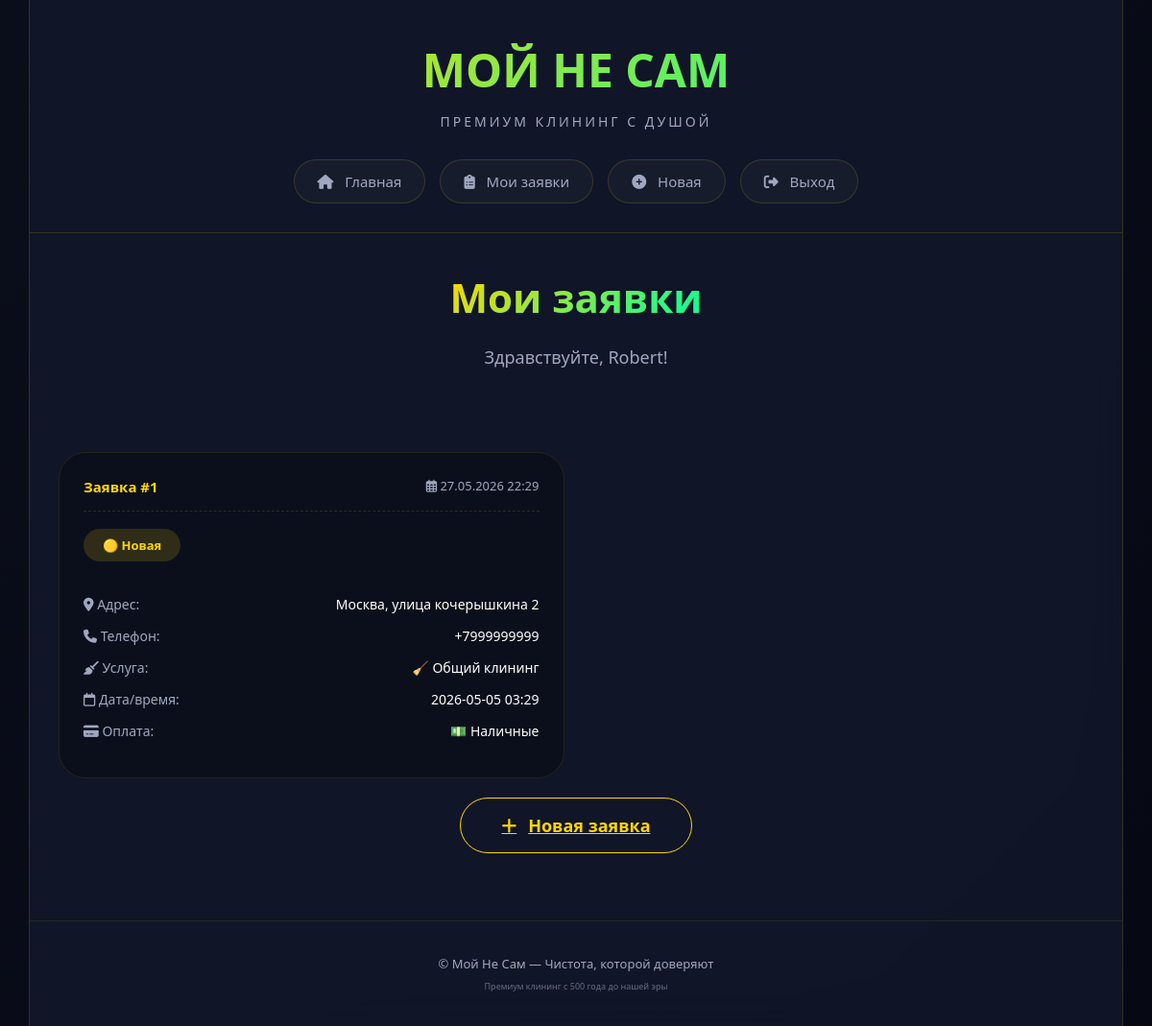
/dashboard (signed in), run on the app's committed database.
### database.py (models this page shows, shortened)
class User(db.Model):
    __tablename__ = 'users'
    id = db.Column(db.Integer, primary_key=True)
    fullname = db.Column(db.String(100), nullable=False)
    phone = db.Column(db.String(20), nullable=False)
    email = db.Column(db.String(100), nullable=False)
    login = db.Column(db.String(50), unique=True, nullable=False)
    password = db.Column(db.String(100), nullable=False)
    is_admin = db.Column(db.Boolean, default=False)
    created_at = db.Column(db.DateTime, default=datetime.utcnow)
    requests = db.relationship('Request', backref='user', lazy=True, cascade='all, delete-orphan')

class Request(db.Model):
    __tablename__ = 'requests'
    id = db.Column(db.Integer, primary_key=True)
    user_id = db.Column(db.Integer, db.ForeignKey('users.id'), nullable=False)
    address = db.Column(db.String(300), nullable=False)
    contact_phone = db.Column(db.String(20), nullable=False)
    service_type = db.Column(db.String(50), nullable=False)
    preferred_date = db.Column(db.String(50), nullable=False)
    preferred_time = db.Column(db.String(20), nullable=False)
    payment_type = db.Column(db.String(20), nullable=False)
    status = db.Column(db.String(30), default='новая заявка')
    cancel_reason = db.Column(db.String(300), default='')
    created_at = db.Column(db.DateTime, default=datetime.utcnow)

### app.py (the view)
@app.route('/dashboard')
@login_required
def dashboard():
    user = User.query.get(session['user_id'])
    user_requests = Request.query.filter_by(user_id=user.id).order_by(Request.created_at.desc()).all()
    return render_template('dashboard.html', user=user, requests=user_requests)

### app.py (called while the page is built)
def login_required(f):
    @wraps(f)
    def decorated_function(*args, **kwargs):
        if 'user_id' not in session:
            flash('🔐 Пожалуйста, войдите в систему', 'error')
            return redirect(url_for('login'))
        return f(*args, **kwargs)
    return decorated_function

### templates/dashboard.html (shortened to what this page needs)
{% extends "base.html" %}
{% block content %}
<div class="hero" style="padding: 20px 0;">
    <h2><span>Мои заявки</span></h2>
    <p>Здравствуйте, {{ user.fullname }}!</p>
</div>
{% if requests %}
    <div class="requests-list">
        {% for req in requests %}
        <div class="request-card">
            <div class="request-header">
                <span class="request-id">Заявка #{{ req.id }}</span>
                <span class="request-date"><i class="far fa-calendar-alt"></i> {{ req.created_at.strftime('%d.%m.%Y %H:%M') if req.created_at else '' }}</span>
            </div>
            <div class="status
                {% if req.status == 'новая заявка' %}status-nova
                {% elif req.status == 'в работе' %}status-v-rabote
                {% elif req.status == 'выполнено' %}status-vypolneno
                {% elif req.status == 'отменено' %}status-otmeneno
                {% endif %}">
                {% if req.status == 'новая заявка' %}🟡 Новая
                {% elif req.status == 'в работе' %}🔵 В работе
                {% elif req.status == 'выполнено' %}✅ Выполнено
                {% elif req.status == 'отменено' %}❌ Отменено
                {% endif %}
            </div>
            <div class="request-details">
                <div class="detail-row"><span class="detail-label"><i class="fas fa-map-marker-alt"></i> Адрес:</span><span class="detail-value">{{ req.address }}</span></div>
                <div class="detail-row"><span class="detail-label"><i class="fas fa-phone"></i> Телефон:</span><span class="detail-value">{{ req.contact_phone }}</span></div>
                <div class="detail-row"><span class="detail-label"><i class="fas fa-broom"></i> Услуга:</span><span class="detail-value">{{ req.service_type }}</span></div>
                <div class="detail-row"><span class="detail-label"><i class="far fa-calendar"></i> Дата/время:</span><span class="detail-value">{{ req.preferred_date }} {{ req.preferred_time }}</span></div>
                <div class="detail-row"><span class="detail-label"><i class="fas fa-credit-card"></i> Оплата:</span><span class="detail-value">{{ req.payment_type }}</span></div>
            </div>
        </div>
        {% endfor %}
    </div>
{% else %}
    <div class="empty-state">
        <i class="fas fa-clipboard-list"></i>
        <p>У вас пока нет заявок</p>
    </div>
{% endif %}
<div style="text-align: center; margin-top: 20px;">
    <a href="{{ url_for('create_request') }}" class="btn btn-secondary"><i class="fas fa-plus"></i> Новая заявка</a>
</div>
{% endblock %}

### templates/base.html (shortened to what this page needs)
<!DOCTYPE html>
<html lang="ru">
<head>
    <link rel="stylesheet" href="https://cdnjs.cloudflare.com/ajax/libs/font-awesome/6.4.0/css/all.min.css">
    <link rel="stylesheet" href="{{ url_for('static', filename='css/style.css') }}">
</head>
<body>
    <div class="container">
        <header>
            <h1> МОЙ НЕ САМ </h1>
            <p>ПРЕМИУМ КЛИНИНГ С ДУШОЙ</p>
            <nav>
                <a href="{{ url_for('index') }}"><i class="fas fa-home"></i> Главная</a>
                {% if session.user_id %}
                    <a href="{{ url_for('dashboard') }}"><i class="fas fa-clipboard-list"></i> Мои заявки</a>
                    <a href="{{ url_for('create_request') }}"><i class="fas fa-plus-circle"></i> Новая</a>
                    <a href="{{ url_for('logout') }}"><i class="fas fa-sign-out-alt"></i> Выход</a>
                {% else %}
                    <a href="{{ url_for('login') }}"><i class="fas fa-key"></i> Вход</a>
                    <a href="{{ url_for('register') }}"><i class="fas fa-user-plus"></i> Регистрация</a>
                {% endif %}
            </nav>
        </header>
        <main>
            {% block content %}{% endblock %}
        </main>
        <footer>
            <p>© Мой Не Сам — Чистота, которой доверяют</p>
            <p style="font-size: 9px; margin-top: 8px; opacity: 0.6;">Премиум клининг с 500 года до нашей эры</p>
        </footer>
    </div>
</body>
</html>

### static/css/style.css (style rules this page uses)
* { margin: 0; padding: 0; box-sizing: border-box; }
:root { --dark: #0a0e1a; --gold: #ffd700; --mint: #00ff9d; --text: #ffffff; --text-secondary: #a0a8c0; }
body { font-family: 'Segoe UI', system-ui, sans-serif; background: linear-gradient(135deg, #0a0e1a 0%, #060914 100%); min-height: 100vh; color: var(--text); }
.container { max-width: 1200px; width: 95%; margin: 0 auto; background: rgba(18, 24, 43, 0.85); backdrop-filter: blur(20px); min-height: 100vh; border-left: 1px solid rgba(255, 215, 0, 0.15); border-right: 1px solid rgba(255, 215, 0, 0.15); border-radius: 0; }
header { padding: 40px 30px 30px; text-align: center; border-bottom: 1px solid rgba(255, 215, 0, 0.15); }
header h1 { font-size: 48px; background: linear-gradient(135deg, var(--gold), var(--mint)); -webkit-background-clip: text; background-clip: text; color: transparent; margin-bottom: 12px; }
header p { font-size: 14px; letter-spacing: 3px; color: var(--text-secondary); }
nav { margin-top: 30px; display: flex; flex-wrap: wrap; justify-content: center; gap: 15px; }
nav a { color: var(--text-secondary); text-decoration: none; padding: 12px 24px; font-size: 15px; border-radius: 40px; background: rgba(255, 255, 255, 0.03); border: 1px solid rgba(255, 215, 0, 0.15); transition: 0.3s; }
nav a i { margin-right: 8px; }
.hero { text-align: center; padding: 60px 40px; margin-bottom: 20px; }
.hero h2 { font-size: 42px; margin-bottom: 20px; line-height: 1.3; }
.hero h2 span { background: linear-gradient(135deg, var(--gold), var(--mint)); -webkit-background-clip: text; background-clip: text; color: transparent; }
.hero p { font-size: 18px; color: var(--text-secondary); margin-bottom: 35px; line-height: 1.6; max-width: 700px; margin-left: auto; margin-right: auto; }
.btn, button[type="submit"] { display: inline-flex; align-items: center; justify-content: center; gap: 12px; padding: 16px 42px; font-size: 18px; font-weight: 600; border-radius: 50px; transition: 0.3s; cursor: pointer; border: none; }
.btn-secondary { background: transparent; border: 1.5px solid var(--gold); color: var(--gold); }
.requests-list { display: grid; grid-template-columns: repeat(auto-fill, minmax(350px, 1fr)); gap: 25px; margin-top: 30px; }
.request-card { background: rgba(10, 14, 26, 0.8); border-radius: 28px; padding: 25px; border: 1px solid rgba(255, 215, 0, 0.1); transition: 0.3s; height: 100%; }
.request-header { display: flex; justify-content: space-between; margin-bottom: 18px; padding-bottom: 15px; border-bottom: 1px dashed rgba(255, 215, 0, 0.15); }
.request-id { font-size: 15px; font-weight: 700; color: var(--gold); }
.request-date { font-size: 13px; color: var(--text-secondary); }
.status { display: inline-flex; align-items: center; gap: 8px; padding: 8px 20px; border-radius: 30px; font-size: 13px; font-weight: 700; margin-bottom: 20px; }
.status-nova { background: rgba(255, 215, 0, 0.15); color: var(--gold); }
.request-details { margin-top: 15px; }
.detail-row { display: flex; justify-content: space-between; margin-bottom: 14px; font-size: 14px; }
.detail-label { color: var(--text-secondary); }
.detail-value { font-weight: 500; text-align: right; }
footer { text-align: center; padding: 35px 30px; font-size: 13px; color: var(--text-secondary); border-top: 1px solid rgba(255, 215, 0, 0.1); margin-top: 50px; }
main { padding: 20px 30px; }

### data on the page
User: fullname "Robert"
Request: id "1", created_at "27.05.2026 22:29", status "🟡 Новая", address "Москва, улица кочерышкина 2", contact_phone "+7999999999", service_type "🧹 Общий клининг", preferred_date "2026-05-05", preferred_time "03:29", payment_type "💵 Наличные"
